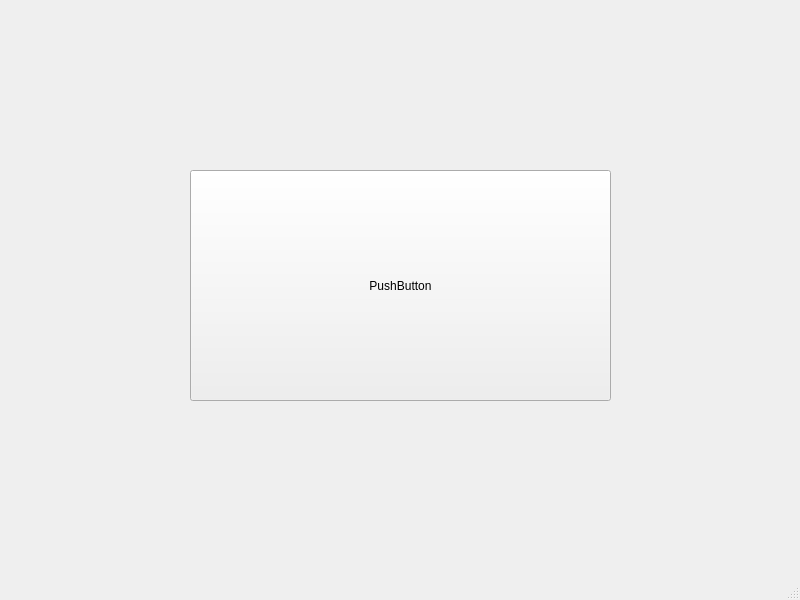
<?xml version="1.0" encoding="UTF-8"?>
<ui version="4.0">
 <class>MainWindow</class>
 <widget class="QMainWindow" name="MainWindow">
  <property name="geometry">
   <rect>
    <x>0</x>
    <y>0</y>
    <width>800</width>
    <height>600</height>
   </rect>
  </property>
  <property name="windowTitle">
   <string>MainWindow</string>
  </property>
  <widget class="QWidget" name="centralwidget">
   <widget class="QPushButton" name="pushButton">
    <property name="geometry">
     <rect>
      <x>190</x>
      <y>170</y>
      <width>421</width>
      <height>231</height>
     </rect>
    </property>
    <property name="text">
     <string>PushButton</string>
    </property>
   </widget>
  </widget>
  <widget class="QStatusBar" name="statusbar"/>
 </widget>
 <resources/>
 <connections/>
</ui>
